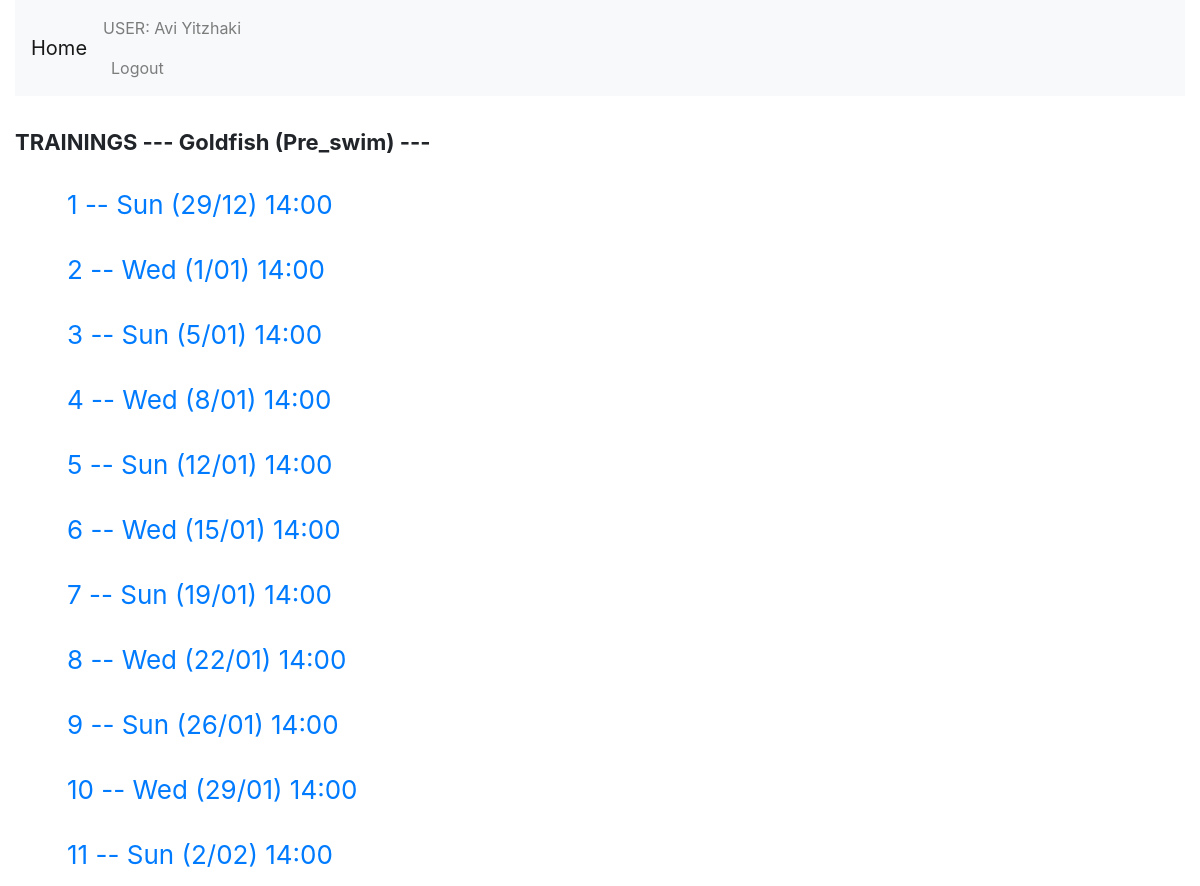
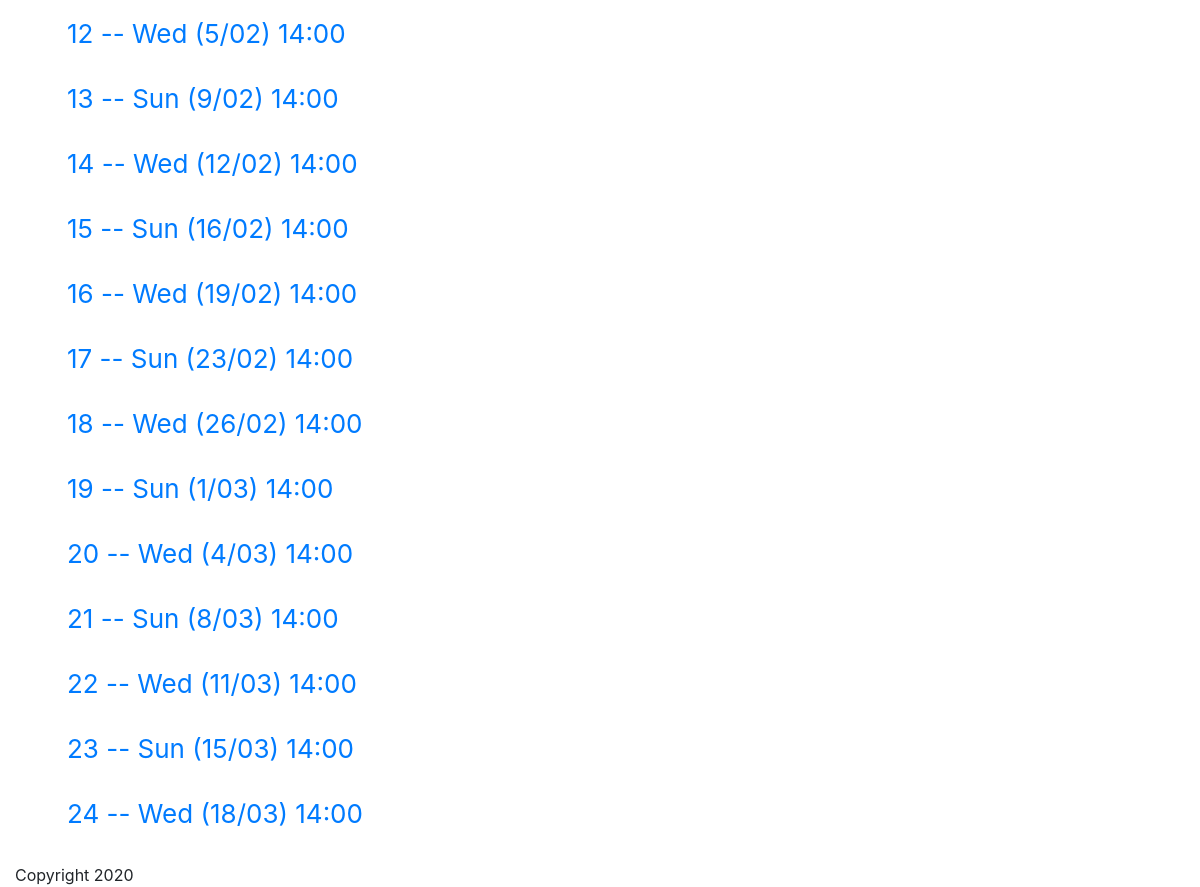
The app's page /swimming/group/2/trainings/ (signed in) with its own data (2 pictures, top to bottom).
### swimming/models.py (models this page shows)
class Coach(models.Model):
    user = models.OneToOneField(User, on_delete = models.PROTECT)
    first_name = models.CharField(max_length = 200)
    last_name = models.CharField(max_length = 200)
    gender = models.CharField(max_length = 200)
    def __str__(self):
        return f"{self.first_name} {self.last_name}"

class Training(models.Model):
    group = models.ForeignKey(Group, on_delete = models.PROTECT, related_name = "trainings")
    number = models.IntegerField()
    content = models.TextField()
    day = models.IntegerField()
    start_date_time = models.DateTimeField()
    length = models.IntegerField(default = 45)
    facility = models.ForeignKey(Facility, on_delete = models.PROTECT, related_name = "trainings")
    active = models.BooleanField(default = True)

class Group(models.Model):
    class Level(models.IntegerChoices):
        PRE_SWIM = 1, _('Pre_swim'),
        BEGGINERS = 2, _('Begginers'),
        ADVANCED = 3, _('Advanced'),
        COMPETATIVE = 4, _('Competative')
    class AgeGroup(models.IntegerChoices):
        FIVE_TO_SEVEN = 1, _('5-7')
        EIGHT_TO_TWELVE = 2, _('8-12')
        THIRTEEN_TO_EIGHTEEN = 3, _('13-18')
        ABOVE_EIGHTEEN = 4, _('18+')
    name = models.CharField(max_length = 200)
    capacity = models.IntegerField(null = True)
    level = models.IntegerField(choices = Level.choices)
    age_group = models.IntegerField(choices = AgeGroup.choices)
    coach = models.ForeignKey(Coach, on_delete = models.PROTECT, related_name = "groups")
    def __str__(self):
        return self.name.title()

### swimming/views.py (the view)
# urls.py: path('group/<int:group_id>/trainings/', views.group_trainings_list, name = 'group_trainings_list'),
@login_required
def group_trainings_list(request, group_id):
    trainings = get_list_or_404(Training, group_id=group_id, group__coach__user=request.user)
    return render(request, "swimming/group_trainings.html", {
        "trainings": trainings,
    })

### swimming/templates/swimming/group_trainings.html (shortened to what this page needs)
{% extends "base.html" %}
{% block content %}
    <dl>
    <dt>TRAININGS --- {{ trainings.0.group }} ({{ trainings.0.group.get_level_display }}) ---</dt>
        {% for training in trainings %}
            <dd>
                <a href="{% url 'swimming:trainings_detail' training.id %}">
                    {{ training.number }} -- {{ training.start_date_time|date:"D (j/m) G:i" }}
                </a>
            </dd>
        {% endfor %}
    </dl>
{% endblock %}

### swimming/templates/base.html (shortened to what this page needs)
{% load static %}
<!doctype html>
<html>
<head>
    <link rel="stylesheet"
          href="{% static "vendor/bootstrap/css/bootstrap.css" %}">
    <link rel="stylesheet" href="{% static "css/style.css" %}">
</head>
<body>
<div class="container-fluid">
    <nav class="navbar navbar-light bg-light navbar-expand">
        <a class="navbar-brand" href="{% url "swimming:coach_page" %}">Home</a>
    <div class="collapse navbar-collapse" id="navbarSupportedContent">
        <ul class="navbar-nav">
            <li class="nav-item">
                {% if user.is_authenticated %}
                    <span class="navbar-text">
                        USER: {{ user.coach }}
                </span>
                    <a class="nav-link" href="{% url "logout" %}">
                        Logout
                    </a>
                {% else %}
                    <a class="nav-link" href="{% url "login" %}">
                        Login
                    </a>
                {% endif %}
            </li>
        </ul>
    </div>
    </nav>
    {% block content %}PO TIDCHUF CONTENT{% endblock %}
    <footer>
        Copyright 2020
    </footer>
</div>
</body>
</html>

### swimming/static/css/style.css (style rules this page uses)
dl { font-size: 30px; display: block; margin-top: 1em; margin-bottom: 1em; margin-left: 0; margin-right: 0; }
dt { margin-bottom: 1em; margin-top: 1em; font-size: 22px; }
dd { margin-top: 1em; margin-left: 2em; font-size: 26px; }

### records on screen
Training: group.name "Goldfish", group.level "Pre_swim", number "1", start_date_time "Sun (29/12) 14:00"
Training: number "2", start_date_time "Wed (1/01) 14:00"
Training: number "3", start_date_time "Sun (5/01) 14:00"
Training: number "4", start_date_time "Wed (8/01) 14:00"
Training: number "5", start_date_time "Sun (12/01) 14:00"
Training: number "6", start_date_time "Wed (15/01) 14:00"
Training: number "7", start_date_time "Sun (19/01) 14:00"
Training: number "8", start_date_time "Wed (22/01) 14:00"
Training: number "9", start_date_time "Sun (26/01) 14:00"
Training: number "10", start_date_time "Wed (29/01) 14:00"
Training: number "11", start_date_time "Sun (2/02) 14:00"
Training: number "12", start_date_time "Wed (5/02) 14:00"
Training: number "13", start_date_time "Sun (9/02) 14:00"
Training: number "14", start_date_time "Wed (12/02) 14:00"
Training: number "15", start_date_time "Sun (16/02) 14:00"
Training: number "16", start_date_time "Wed (19/02) 14:00"
Training: number "17", start_date_time "Sun (23/02) 14:00"
Training: number "18", start_date_time "Wed (26/02) 14:00"
Training: number "19", start_date_time "Sun (1/03) 14:00"
Training: number "20", start_date_time "Wed (4/03) 14:00"
Training: number "21", start_date_time "Sun (8/03) 14:00"
Training: number "22", start_date_time "Wed (11/03) 14:00"
Training: number "23", start_date_time "Sun (15/03) 14:00"
Training: number "24", start_date_time "Wed (18/03) 14:00"

### other values on screen
{{ user.coach }} "Avi Yitzhaki"
